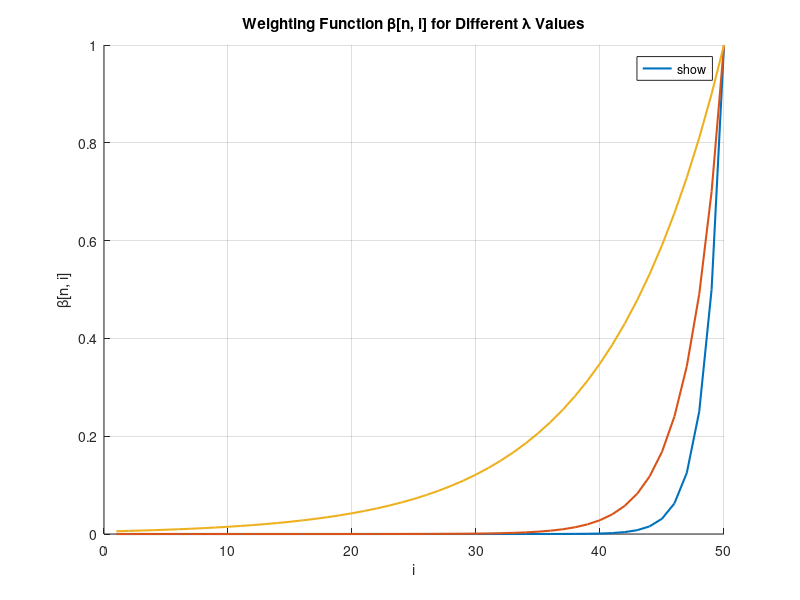
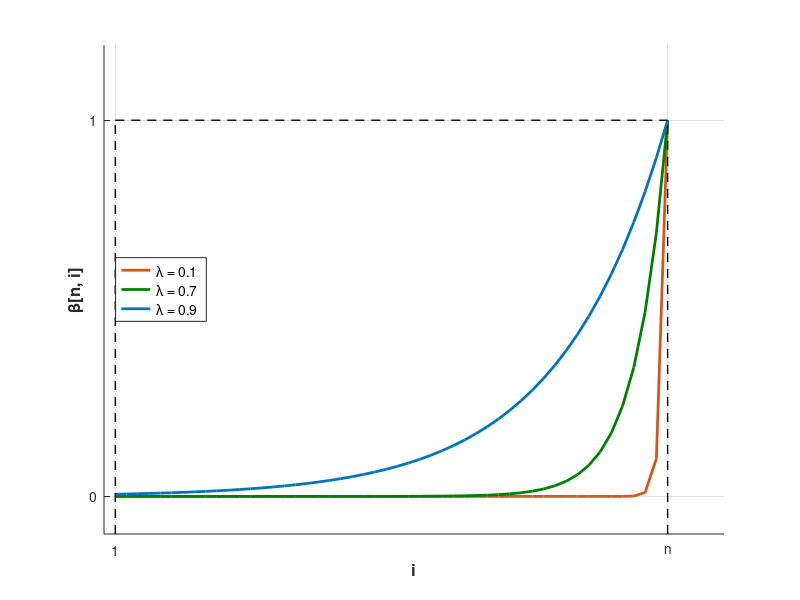

Write the MATLAB code that produced these figures, in order. (Note: this script raises an error after producing the figures.)
clear all

% Parameters
n = 50;  % Total number of points (arbitrary end point for demonstration)
i = 1:n;  % Time index
lambda_values = [0.5, 0.7, 0.9];  % Different lambda values

% Initialize figure
figure;
hold on;
title('Weighting Function \beta[n, i] for Different \lambda Values');
xlabel('i');
ylabel('\beta[n, i]');
grid on;

% Plot \beta[n, i] for each lambda value
for j = 1:length(lambda_values)
    lambda = lambda_values(j);
    beta = lambda .^ (n - i);  % Calculate weighting function
    plot(i, beta, 'LineWidth', 1.5, 'DisplayName', ['\lambda = ', num2str(lambda)]);
end

% Add legend
legend('show', 'Location', 'best');
hold off;


%%
clear all
close all
clc

% Parameters
n = 50;  % Total number of points (arbitrary end point for demonstration)
i = 1:n;  % Time index
lambda_values = [0.1, 0.7, 0.9];  % Different lambda values
colors = [0.85, 0.33, 0.1; 0, 0.5, 0; 0, 0.45, 0.74];  % Custom colors for each lambda value

% Initialize figure with specified size
figure;
set(gcf, 'Position', [1039 615 564 198]); % Set figure size in pixels (rounded values)

hold on;
xlabel('i', 'FontSize', 12, 'FontWeight', 'bold');
ylabel('\beta[n, i]', 'FontSize', 12, 'FontWeight', 'bold');
set(gca, 'FontSize', 10);  % Set axis font size
grid on;

% Plot \beta[n, i] for each lambda value
for j = 1:length(lambda_values)
    lambda = lambda_values(j);
    beta = lambda .^ (n - i);  % Calculate weighting function
    plot(i, beta, 'Color', colors(j, :), 'LineWidth', 2, 'DisplayName', ['\lambda = ', num2str(lambda)]);
end

% Customize axes and legend
ylim([-0.1 1.2]);  % Zoom out vertically to add margin
xlim([0 n + 5]);   % Zoom out horizontally to add margin

% Explicitly set legend with the correct entries only
legend({'\lambda = 0.1', '\lambda = 0.7', '\lambda = 0.9'}, 'Location', 'west', 'FontSize', 10);


% Additional styling for clarity
set(gca, 'XTick', [1, n], 'YTick', [0, 1]);  % Set discrete labels for x and y axes
set(gca, 'XTickLabel', {'1', 'n'}, 'YTickLabel', {'0', '1'});

% Plot dashed lines without adding them to the legend
plot([1, 1], [-0.1, 1], 'k--', 'LineWidth', 1, 'HandleVisibility', 'off');  % Dashed vertical line at i = 1
plot([n, n], [-0.1, 1], 'k--', 'LineWidth', 1, 'HandleVisibility', 'off');  % Dashed vertical line at i = n
plot([1, n], [1, 1], 'k--', 'LineWidth', 1, 'HandleVisibility', 'off');  % Dashed horizontal line at beta = 1

hold off;

% Crop the figure and save as PDF
tightfig();
saveas(gcf, 'RLS_weights.pdf');

function tightfig()
    % Tighten the figure by removing excess whitespace
    set(gcf, 'Units', 'Inches');
    pos = get(gcf, 'Position');
    set(gcf, 'PaperUnits', 'Inches');
    set(gcf, 'PaperSize', [pos(3) pos(4)]);
    set(gcf, 'PaperPosition', [0 0 pos(3) pos(4)]);
end